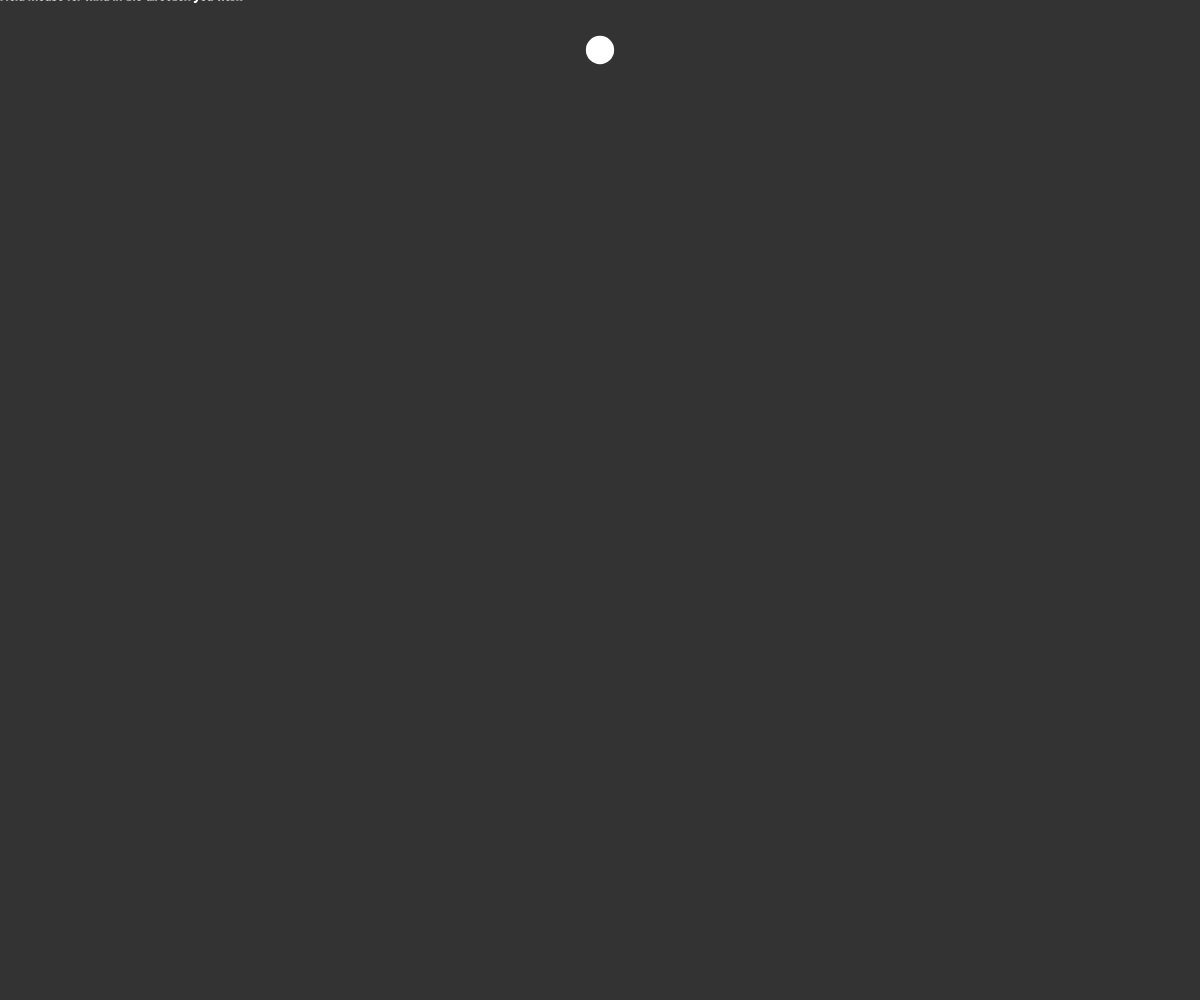
Frame 1 (no input)
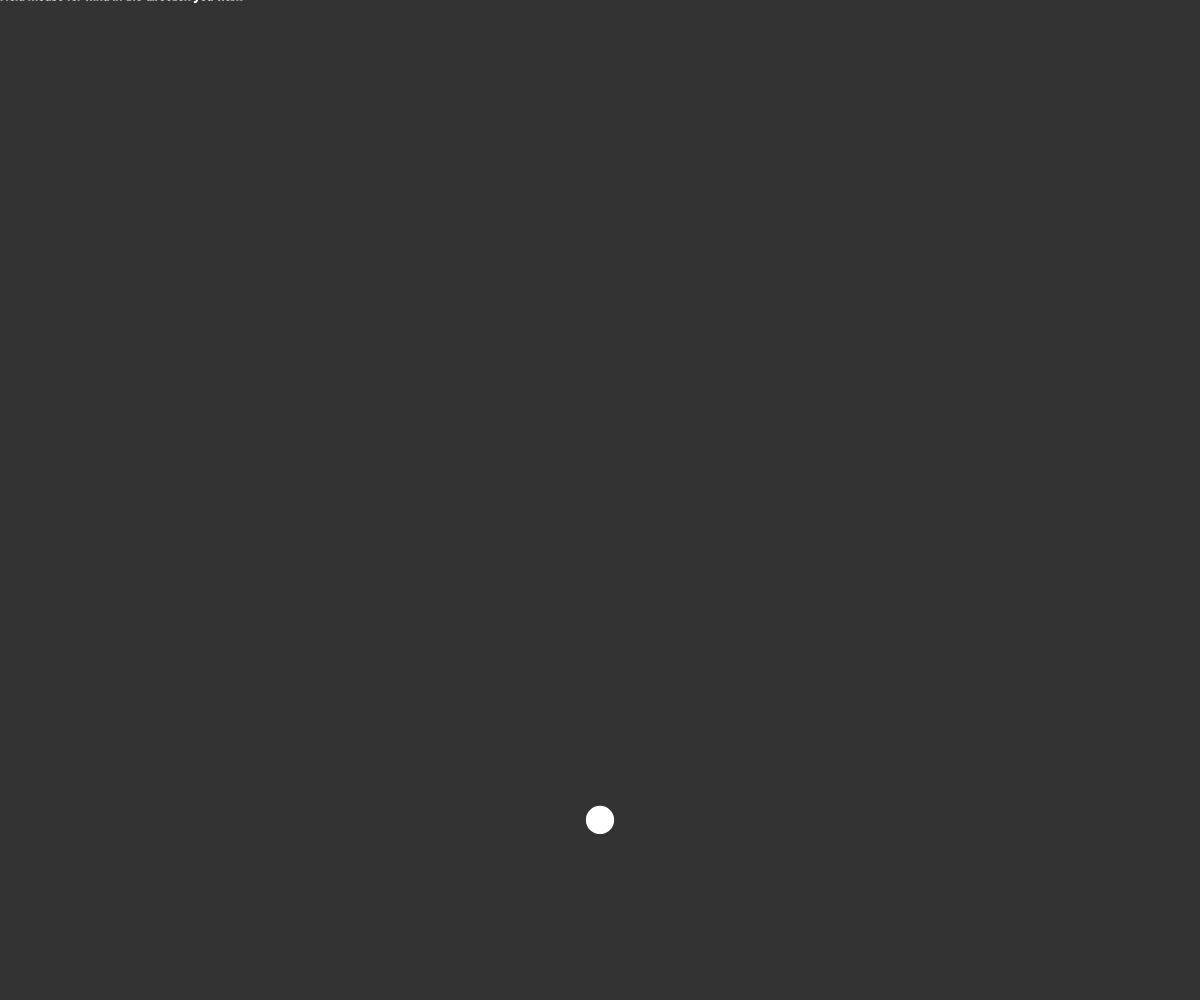
Frame 60 (no input)
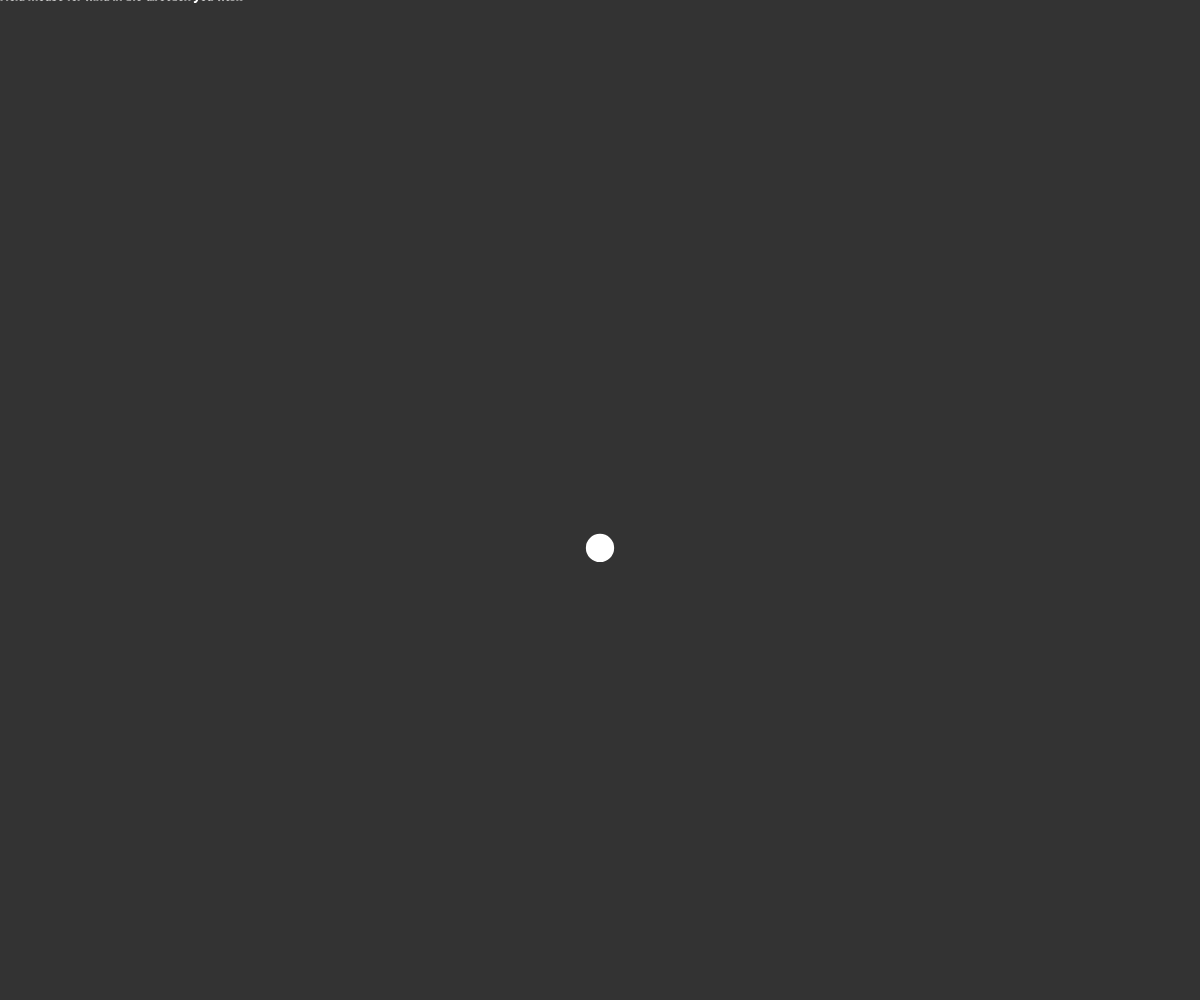
Frame 120 (the mouse pressed at the canvas centre since frame 60)

The p5.js sketch that drew these frames (run headless with seeded random() and noise() and a simulated clock; from frame 60 on, the mouse is pressed at the canvas centre):

// p5.js sketch
// ── sketch.js
let b;

function setup() {
  createCanvas(windowWidth, windowHeight);
  b = new Ball(createVector(width / 2, 50), 2);
}

function draw() {
  background(51);
  b.run();
  stroke(255);
  text("Hold mouse for wind in the direction you want", 0, 0);
  if (mouseIsPressed) {
    if (mouseX < b.pos.x) {
      let w = createVector(0.4, 0);
      b.applyForce(w);
    } else if (mouseX > b.pos.x) {
      let w = createVector(-0.4, 0);
      b.applyForce(w);
    }

    if (mouseY < b.pos.y) {
      let w = createVector(0, 0.4);
      b.applyForce(w);
    } else if (mouseY > b.pos.y) {
      let w = createVector(0, -0.4);
      b.applyForce(w);
    }
  }
}
// ── Ball.js
class Ball {
  constructor(pos, mass) {
    this.pos = pos;
    this.vel = createVector();
    this.acc = createVector();
    this.mass = mass;
    this.r = sqrt(this.mass) * 10;
  }

  run() {
    this.render();
    this.update();
    this.bounce();
    this.friction();
    this.applyG();
  }

  friction() {
    let mu = 0.1;
    let diff = height - (this.pos.y + this.r);
    if (diff < 1) {
      let f = this.vel.copy();
      f.normalize();
      f.mult(-1);

      let normal = this.mass;
      f.setMag(mu * normal);
      this.applyForce(f);
    }
  }

  applyForce(force) {
    let f = p5.Vector.div(force, this.mass);
    this.acc.add(f);
  }

  bounce() {
    if (this.pos.x > width - this.r) {
      this.pos.x = width - this.r;
      this.vel.x *= -0.83;
    } else if (this.pos.x < this.r) {
      this.pos.x = this.r;
      this.vel.x *= -0.83;
    }

    if (this.pos.y > height - this.r) {
      this.pos.y = height - this.r;
      this.vel.y *= -0.83;
    } else if (this.pos.y < this.r) {
      this.pos.y = this.r;
      this.vel.y *= -0.83;
    }
  }

  applyG() {
    let g = createVector(0, 0.7);
    this.acc.add(g);
  }

  update() {
    this.vel.add(this.acc);
    this.pos.add(this.vel);
    this.acc.mult(0);
  }

  render() {
    fill(255);
    noStroke();
    ellipse(this.pos.x, this.pos.y, this.r * 2, this.r * 2);
  }
}
